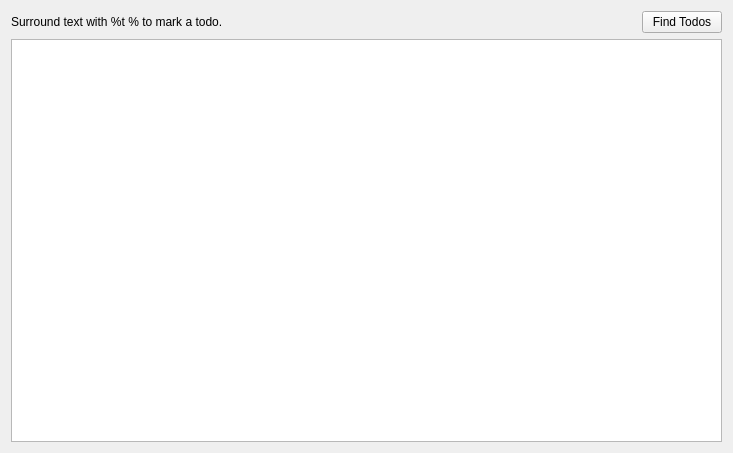
<?xml version="1.0" encoding="UTF-8"?>
<ui version="4.0">
 <class>TodoList</class>
 <widget class="QWidget" name="TodoList">
  <property name="geometry">
   <rect>
    <x>0</x>
    <y>0</y>
    <width>733</width>
    <height>453</height>
   </rect>
  </property>
  <property name="windowTitle">
   <string>Todos</string>
  </property>

  <layout class="QVBoxLayout" name="verticalLayout">
   <item>
    <layout class="QHBoxLayout" name="horizontalLayout">
     <item>
      <widget class="QLabel" name="help_label">
       <property name="text">
        <string>Surround text with %t % to mark a todo.</string>
       </property>
      </widget>
     </item>
     <item>
      <spacer name="horizontalSpacer">
       <property name="orientation">
        <enum>Qt::Horizontal</enum>
       </property>
       <property name="sizeHint" stdset="0">
        <size>
         <width>40</width>
         <height>20</height>
        </size>
       </property>
      </spacer>
     </item>
     <item>
      <widget class="QPushButton" name="btnFindTodos">
       <property name="text">
        <string>Find Todos</string>
       </property>
      </widget>
     </item>
    </layout>
   </item>
   <item>
    <widget class="QTableView" name="tblTodos">
     <property name="sortingEnabled">
      <bool>true</bool>
     </property>
    </widget>
   </item>
  </layout>
 </widget> 
 <resources/>
 <connections/>
</ui>
